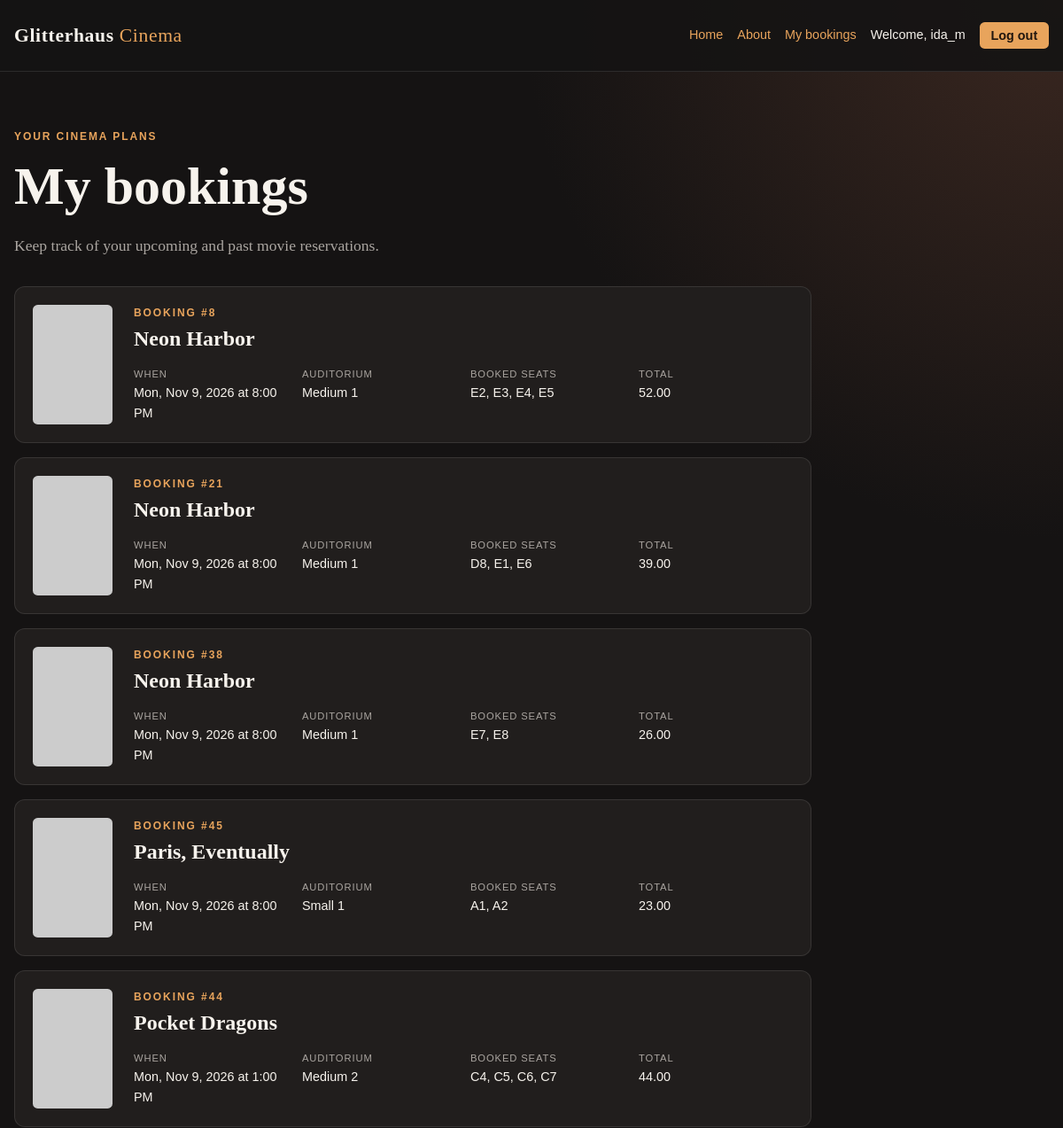
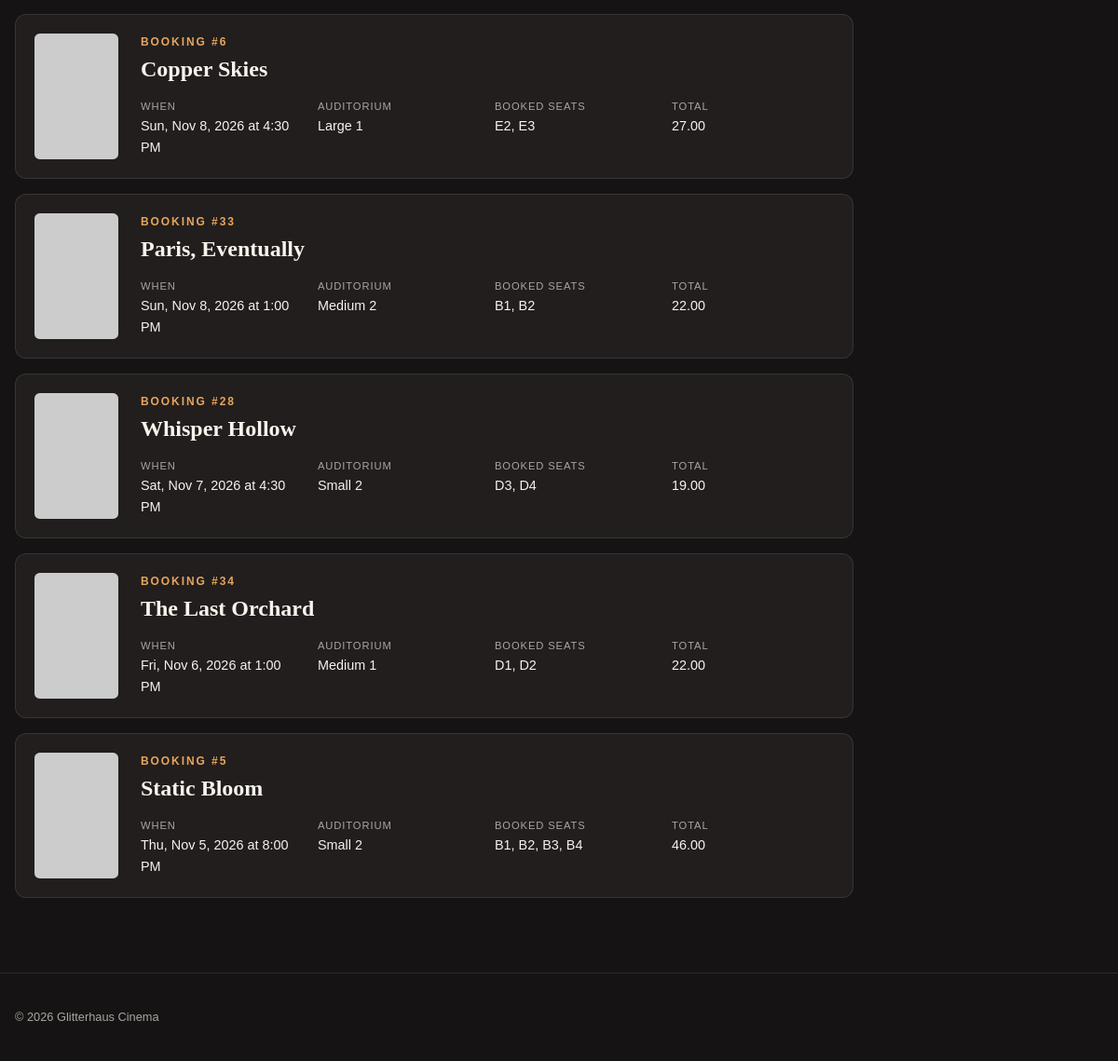
Screenshot of /index.php?page=bookings (signed in) with the database file from the repository (2 pictures, top to bottom).
### tables this page shows
CREATE TABLE bookings (
    bookingId INT AUTO_INCREMENT PRIMARY KEY,
    userId INT NOT NULL,
    screeningId INT NOT NULL,
    createdAt DATETIME DEFAULT CURRENT_TIMESTAMP,
    totalPrice DECIMAL(8,2) NOT NULL,
    FOREIGN KEY (userId) REFERENCES users(userId) ON DELETE RESTRICT,
    FOREIGN KEY (screeningId) REFERENCES screenings(screeningId) ON DELETE RESTRICT,
    UNIQUE (bookingId, screeningId)
);

CREATE TABLE movies (
    movieId INT AUTO_INCREMENT PRIMARY KEY,
    title VARCHAR(150) NOT NULL,
    description TEXT,
    durationMinutes INT NOT NULL,
    ageRatingId INT,
    posterUrl VARCHAR(2048),
    isActive BOOLEAN NOT NULL DEFAULT TRUE,
    createdAt DATETIME DEFAULT CURRENT_TIMESTAMP,
    FOREIGN KEY (ageRatingId) REFERENCES ageRatings(ageRatingId) ON DELETE RESTRICT
);

CREATE TABLE screenings (
    screeningId INT AUTO_INCREMENT PRIMARY KEY,
    movieId INT NOT NULL,
    auditoriumId INT NOT NULL,
    startsAt DATETIME NOT NULL,
    endsAt DATETIME NOT NULL,
    ticketPrice DECIMAL(8,2) NOT NULL,
    FOREIGN KEY (movieId) REFERENCES movies(movieId) ON DELETE RESTRICT,
    FOREIGN KEY (auditoriumId) REFERENCES auditoriums(auditoriumId) ON DELETE RESTRICT,
    UNIQUE (auditoriumId, startsAt),
    UNIQUE (screeningId, auditoriumId)
);

CREATE TABLE auditoriums (
    auditoriumId INT AUTO_INCREMENT PRIMARY KEY,
    name VARCHAR(50) NOT NULL UNIQUE,
    auditoriumTypeId INT NOT NULL,
    FOREIGN KEY (auditoriumTypeId) REFERENCES auditoriumTypes(auditoriumTypeId) ON DELETE RESTRICT
);

### app/controllers/BookingController.php (called while the page is built, shortened)
<?php
class BookingController {
    private $booking;
    public function __construct($booking) {
        $this->booking = $booking;
    }
    public function index() {
        $bookings = $this->booking->getForUser($_SESSION['user_id']);
        require __DIR__ . '/../views/bookings.php';
    }
}

### index.php (called while the page is built, shortened)
<?php
require_once __DIR__ . "/includes/connection.php";
require_once __DIR__ . "/app/models/Booking.php";
require_once __DIR__ . "/app/controllers/BookingController.php";
$about = new AboutController(new About($connection));
$auth = new AuthController(new User($connection));
$movies = new MovieController(new Movie($connection));
$bookings = new BookingController(new Booking($connection));
$admin = new AdminController(['about' => new About($connection)]);
$routes = [
    'about' => [$about, 'about'],
    'home' => [$movies, 'home'],
    'movieDetails' => [$movies, 'movieDetails'],
    'movieBooking' => [$bookings, 'movieBooking'],
    'bookings' => [$bookings, 'index'],
    'login' => [$auth, 'login'],
    'register' => [$auth, 'register'],
    'logout' => [$auth, 'logout'],
    'admin' => [$admin, 'admin'],
    'adminAbout' => [$admin, 'adminAbout'],
];
$page = $_GET['page'] ?? 'home';
call_user_func($routes[$page]);

### app/models/Booking.php (called while the page is built, shortened)
<?php
class Booking {
    private $connection;
    public function __construct($connection) {
        $this->connection = $connection;
    }
    public function getForUser($userId) {
        $query = "SELECT bookings.bookingId, bookings.createdAt, bookings.totalPrice,
                         movies.title, movies.posterUrl, screenings.startsAt,
                         screenings.endsAt, auditoriums.name AS auditoriumName,
                         COUNT(bookingSeats.bookingSeatId) AS seatCount,
                         GROUP_CONCAT(
                             CONCAT(seats.rowLabel, seats.seatNumber)
                             ORDER BY seats.rowLabel, seats.seatNumber
                             SEPARATOR ', '
                         ) AS seatNames
                  FROM bookings
                  INNER JOIN screenings ON screenings.screeningId = bookings.screeningId
                  INNER JOIN movies ON movies.movieId = screenings.movieId
                  INNER JOIN auditoriums ON auditoriums.auditoriumId = screenings.auditoriumId
                  LEFT JOIN bookingSeats ON bookingSeats.bookingId = bookings.bookingId
                      AND bookingSeats.screeningId = bookings.screeningId
                  LEFT JOIN seats ON seats.seatId = bookingSeats.seatId
                      AND seats.auditoriumId = screenings.auditoriumId
                  WHERE bookings.userId = :userId
                  GROUP BY bookings.bookingId, bookings.createdAt, bookings.totalPrice,
                           movies.title, movies.posterUrl, screenings.startsAt,
                           screenings.endsAt, auditoriums.name
                  ORDER BY screenings.startsAt DESC";
        $statement = $this->connection->prepare($query);
        $statement->execute(['userId' => $userId]);
        return $statement->fetchAll(PDO::FETCH_ASSOC);
    }
}

### app/views/bookings.php (the view, shortened to what this page needs)
<?php
require __DIR__ . '/../../includes/header.php';
?>
<section class="page-heading">
    <p class="eyebrow">Your cinema plans</p>
    <h1>My bookings</h1>
    <p>Keep track of your upcoming and past movie reservations.</p>
</section>
<?php if (empty($bookings)): ?>
    <section class="empty-state">
        <h2>No bookings yet</h2>
        <p>Your movie bookings will appear here.</p>
        <a class="button" href="index.php?page=home">Browse movies</a>
    </section>
<?php else: ?>
    <section class="booking-list">
        <?php foreach ($bookings as $booking): ?>
            <article class="booking-card">
                <?php if (!empty($booking['posterUrl'])): ?>
                    <div class="booking-poster">
                        <img src="<?= htmlspecialchars($booking['posterUrl'], ENT_QUOTES, 'UTF-8') ?>"
                             alt="Poster for <?= htmlspecialchars($booking['title'], ENT_QUOTES, 'UTF-8') ?>">
                    </div>
                <?php endif; ?>
                <div class="booking-info">
                    <div class="booking-heading">
                        <div>
                            <p class="eyebrow">Booking #<?= (int) $booking['bookingId'] ?></p>
                            <h2><?= htmlspecialchars($booking['title'], ENT_QUOTES, 'UTF-8') ?></h2>
                        </div>
                    </div>
                    <dl class="booking-details">
                        <div>
                            <dt>When</dt>
                            <dd><?= htmlspecialchars(date('D, M j, Y \a\t g:i A', strtotime($booking['startsAt'])), ENT_QUOTES, 'UTF-8') ?></dd>
                        </div>
                        <div>
                            <dt>Auditorium</dt>
                            <dd><?= htmlspecialchars($booking['auditoriumName'], ENT_QUOTES, 'UTF-8') ?></dd>
                        </div>
                        <div>
                            <dt>Booked seats</dt>
                            <dd><?= htmlspecialchars($booking['seatNames'] ?? 'None', ENT_QUOTES, 'UTF-8') ?></dd>
                        </div>
                        <div>
                            <dt>Total</dt>
                            <dd><?= htmlspecialchars(number_format((float) $booking['totalPrice'], 2), ENT_QUOTES, 'UTF-8') ?></dd>
                        </div>
                    </dl>
                </div>
            </article>
        <?php endforeach; ?>
    </section>
<?php endif; ?>
<?php require __DIR__ . '/../../includes/footer.php'; ?>

### assets/styles.css (style rules this page uses)
:root { --ink: #f7f3ed; --muted: #aaa5a0; --background: #151313; --surface: #211e1d; --surface-light: #2b2725; --accent: #e8a45c; --accent-dark: #b86f2d; --border: rgba(255, 255, 255, 0.1); }
* { box-sizing: border-box; }
body { margin: 0; color: var(--ink); background: radial-gradient(circle at top right, #3a2720 0, var(--background) 38rem); font-family: Georgia, "Times New Roman", serif; line-height: 1.6; }
.page-heading { margin-bottom: 2rem; }
h1, h2, h3 { line-height: 1.15; }
h1 { margin: 0 0 0.5rem; font-size: clamp(2.2rem, 5vw, 4rem); }
.page-heading h1 { margin-bottom: 0.75rem; }
.page-heading > p:not(.eyebrow) { color: var(--muted); font-size: 1.1rem; }
.eyebrow { margin: 0 0 0.75rem; color: var(--accent); font-family: Arial, sans-serif; font-size: 0.75rem; font-weight: bold; letter-spacing: 0.16em; text-transform: uppercase; }
.booking-list { display: grid; gap: 1rem; max-width: 900px; }
.booking-card { display: grid; grid-template-columns: 90px 1fr; gap: 1.5rem; padding: 1.25rem; border: 1px solid var(--border); border-radius: 0.75rem; background: var(--surface); }
.booking-poster { aspect-ratio: 2 / 3; overflow: hidden; border-radius: 0.35rem; background: var(--surface-light); }
.booking-poster img { width: 100%; height: 100%; display: block; object-fit: cover; }
.booking-heading { display: flex; align-items: flex-start; justify-content: space-between; gap: 1rem; }
.booking-heading h2 { margin: 0; }
.booking-heading .eyebrow { margin-bottom: 0.35rem; }
.booking-details { display: grid; grid-template-columns: repeat(4, 1fr); gap: 1rem; margin: 1.25rem 0 0; }
.booking-details dt { color: var(--muted); font: 0.7rem Arial, sans-serif; letter-spacing: 0.08em; text-transform: uppercase; }
.booking-details dd { margin: 0.25rem 0 0; font-family: Arial, sans-serif; font-size: 0.9rem; }

### rows the page displays
bookings: bookingId "8", movies.title "Neon Harbor", screeningId.startsAt "Mon, Nov 9, 2026 at 8:00 PM", auditoriums.name "Medium 1", seatNames "E2, E3, E4, E5", totalPrice "52.00"
bookings: bookingId "21", movies.title "Neon Harbor", screeningId.startsAt "Mon, Nov 9, 2026 at 8:00 PM", auditoriums.name "Medium 1", seatNames "D8, E1, E6", totalPrice "39.00"
bookings: bookingId "38", movies.title "Neon Harbor", screeningId.startsAt "Mon, Nov 9, 2026 at 8:00 PM", auditoriums.name "Medium 1", seatNames "E7, E8", totalPrice "26.00"
bookings: bookingId "45", movies.title "Paris, Eventually", screeningId.startsAt "Mon, Nov 9, 2026 at 8:00 PM", auditoriums.name "Small 1", seatNames "A1, A2", totalPrice "23.00"
bookings: bookingId "44", movies.title "Pocket Dragons", screeningId.startsAt "Mon, Nov 9, 2026 at 1:00 PM", auditoriums.name "Medium 2", seatNames "C4, C5, C6, C7", totalPrice "44.00"
bookings: bookingId "6", movies.title "Copper Skies", screeningId.startsAt "Sun, Nov 8, 2026 at 4:30 PM", auditoriums.name "Large 1", seatNames "E2, E3", totalPrice "27.00"
bookings: bookingId "33", movies.title "Paris, Eventually", screeningId.startsAt "Sun, Nov 8, 2026 at 1:00 PM", auditoriums.name "Medium 2", seatNames "B1, B2", totalPrice "22.00"
bookings: bookingId "28", movies.title "Whisper Hollow", screeningId.startsAt "Sat, Nov 7, 2026 at 4:30 PM", auditoriums.name "Small 2", seatNames "D3, D4", totalPrice "19.00"
bookings: bookingId "34", movies.title "The Last Orchard", screeningId.startsAt "Fri, Nov 6, 2026 at 1:00 PM", auditoriums.name "Medium 1", seatNames "D1, D2", totalPrice "22.00"
bookings: bookingId "5", movies.title "Static Bloom", screeningId.startsAt "Thu, Nov 5, 2026 at 8:00 PM", auditoriums.name "Small 2", seatNames "B1, B2, B3, B4", totalPrice "46.00"

### other values shown
$_SESSION['user'] "ida_m"
